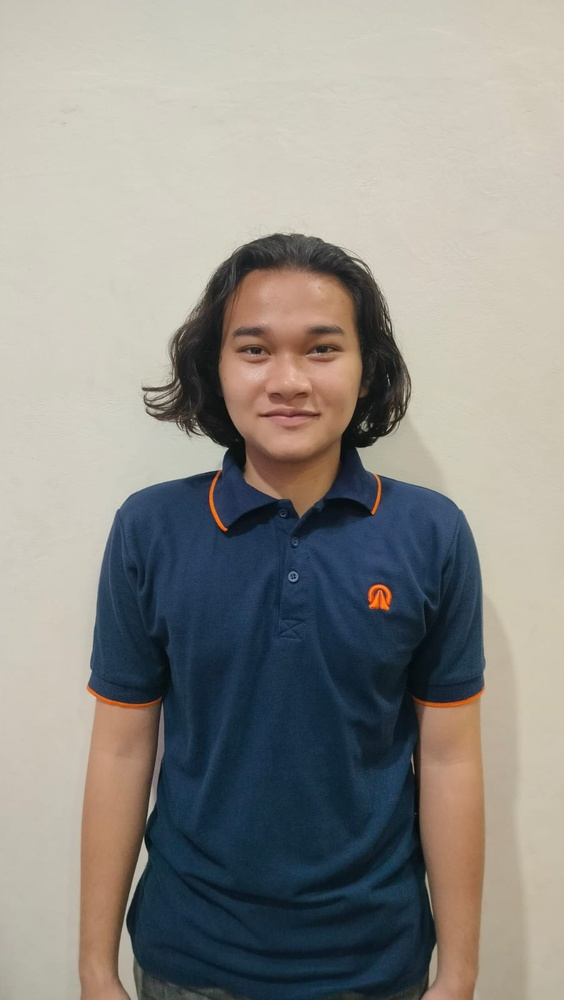
#> input picture PA-PC_202231110_FATHAHILLAH NAYAKA RASYIDIN_A/foto.jpg, 564 x 1000 px, shrunk from 902 x 1600 before the run
$ jupyter execute Untitled.ipynb
#> lines starting #> are read from the running program, lines starting #| are printed output that depends on the picture
[cell 1]
import cv2
import numpy as np
from matplotlib import pyplot as plt

-cv2: Library OpenCV digunakan untuk operasi pada gambar seperti membaca gambar, konversi ke grayscale, dan filtering

-numpy: Library untuk operasi numerik pada array, digunakan di sini untuk padding gambar dan perhitungan mean filtering

-matplotlib.pyplot: Library untuk visualisasi data, digunakan untuk menampilkan gambar

[cell 2]
# Fungsi untuk mean filtering manual
def manual_mean_filtering(image, kernel_size):
    height, width = image.shape
    pad_size = kernel_size // 2
    padded_image = np.pad(image, pad_size, mode='constant', constant_values=0)

    output_image = np.zeros_like(image)

    for i in range(height):
        for j in range(width):
            local_sum = 0
            for m in range(kernel_size):
                for n in range(kernel_size):
                    local_sum += padded_image[i + m, j + n]
            output_image[i, j] = local_sum // (kernel_size * kernel_size)

    return output_image

-Padding: Padding diperlukan agar filter dapat diterapkan ke tepi gambar tanpa kehilangan data. Padding dilakukan dengan nilai nol

-Looping: Dua loop for digunakan untuk iterasi melalui setiap piksel gambar. Dua loop tambahan digunakan untuk iterasi melalui
elemen kernel (5x5 dalam hal ini)

-Mean Calculation: Jumlah nilai piksel dalam jendela kernel dihitung dan dibagi dengan jumlah elemen dalam kernel untuk mendapatkan nilai rata-rata

[cell 3]
# Fungsi untuk median filtering
def median_filtering(image):
    return cv2.medianBlur(image, 5)

Median Filtering: Fungsi OpenCV cv2.medianBlur digunakan untuk menerapkan filter median pada gambar dengan kernel 5x5. Filter median efektif untuk menghilangkan noise impuls

[cell 4]
# Mengunggah gambar
image_path = 'foto.jpg'
image = cv2.imread(image_path, cv2.IMREAD_COLOR)
#> image is the input picture: shape (1000, 564, 3); mean B, G, R 136.4, 141.7, 143.7

Baca Gambar: Gambar dibaca dari direktori lokal menggunakan cv2.imread. Parameter cv2.IMREAD_COLOR digunakan untuk membaca gambar berwarna

[cell 5]
if image is None:
    print(f"Error: Gambar tidak ditemukan atau tidak dapat dibaca. Pastikan path '{image_path}' benar.")
else:
    # Konversi gambar ke grayscale
    gray_image = cv2.cvtColor(image, cv2.COLOR_BGR2GRAY)
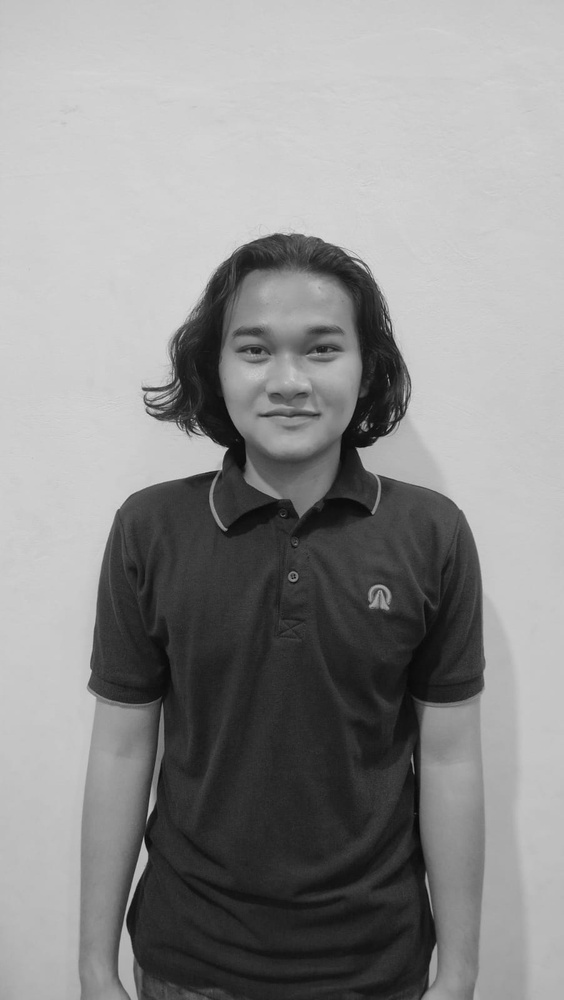
#> gray_image: shape (1000, 564); min 6, max 220, mean 141.7

    # Median filtering menggunakan OpenCV
    median_filtered_image = median_filtering(image)

    # Mean filtering secara manual
    mean_filtered_image = manual_mean_filtering(gray_image, 5)
#> in manual_mean_filtering, `padded_image = np.pad(image, pad_size, mode='constant', constant_value..`:
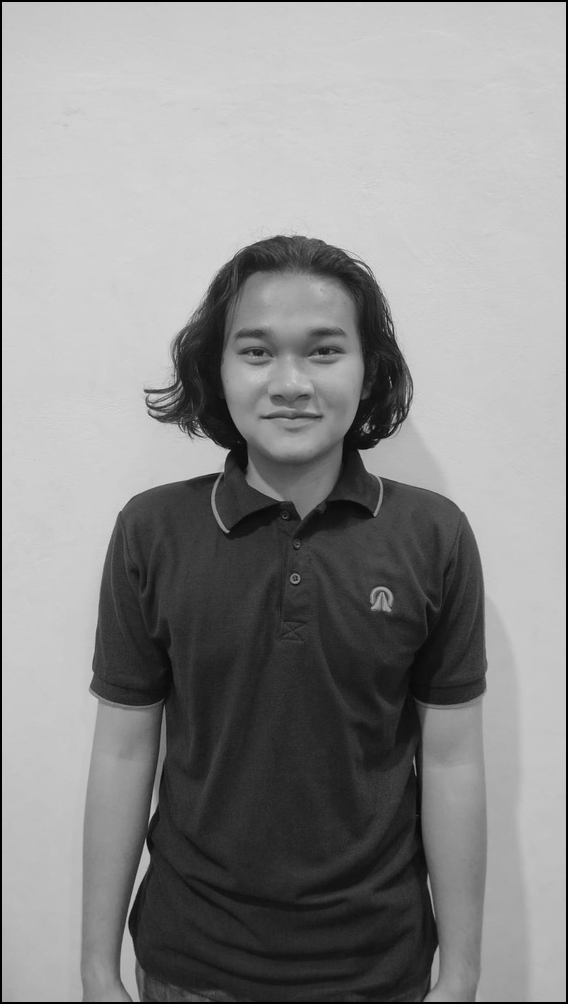
#> padded_image: shape (1004, 568); min 0, max 220, mean 140.1

    # Menampilkan hasil menggunakan matplotlib
    fig, axs = plt.subplots(2, 2, figsize=(10, 10))

    axs[0, 0].imshow(cv2.cvtColor(image, cv2.COLOR_BGR2RGB))
    axs[0, 0].set_title('Citra Asli')
    axs[0, 0].axis('off')

    axs[0, 1].imshow(cv2.cvtColor(median_filtered_image, cv2.COLOR_BGR2RGB))
    axs[0, 1].set_title('After filter median')
    axs[0, 1].axis('off')

    axs[1, 0].imshow(gray_image, cmap='gray')
    axs[1, 0].set_title('Original Image')
    axs[1, 0].axis('off')

    axs[1, 1].imshow(mean_filtered_image, cmap='gray')
    axs[1, 1].set_title('Mean Filtered Image')
    axs[1, 1].axis('off')

    plt.show()
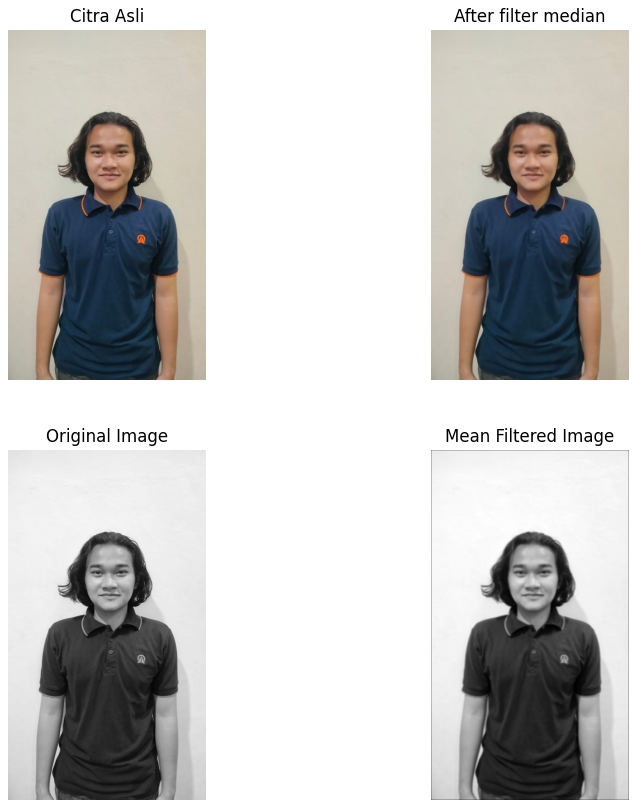
#> figure drawn by matplotlib, 4 panels
